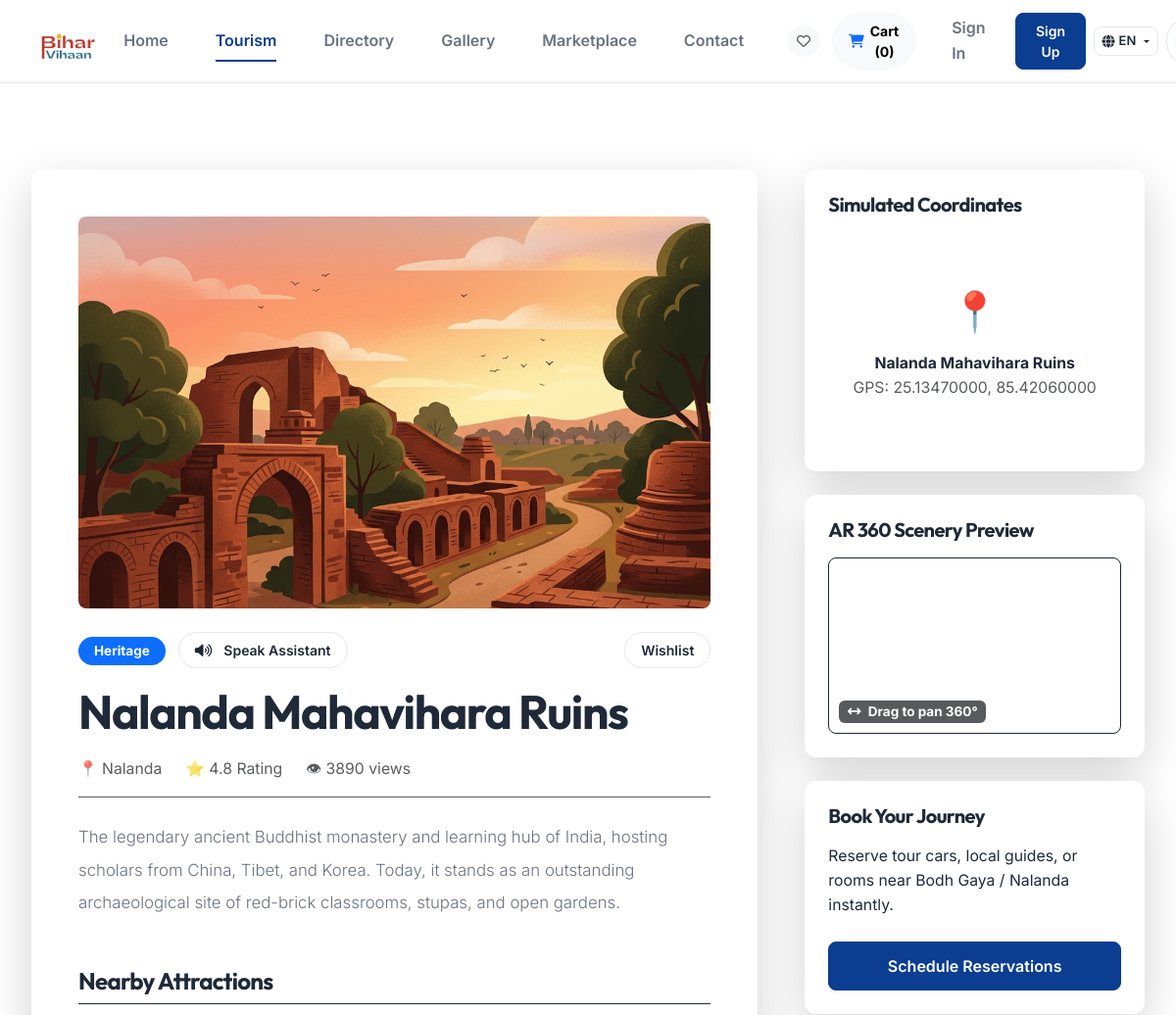
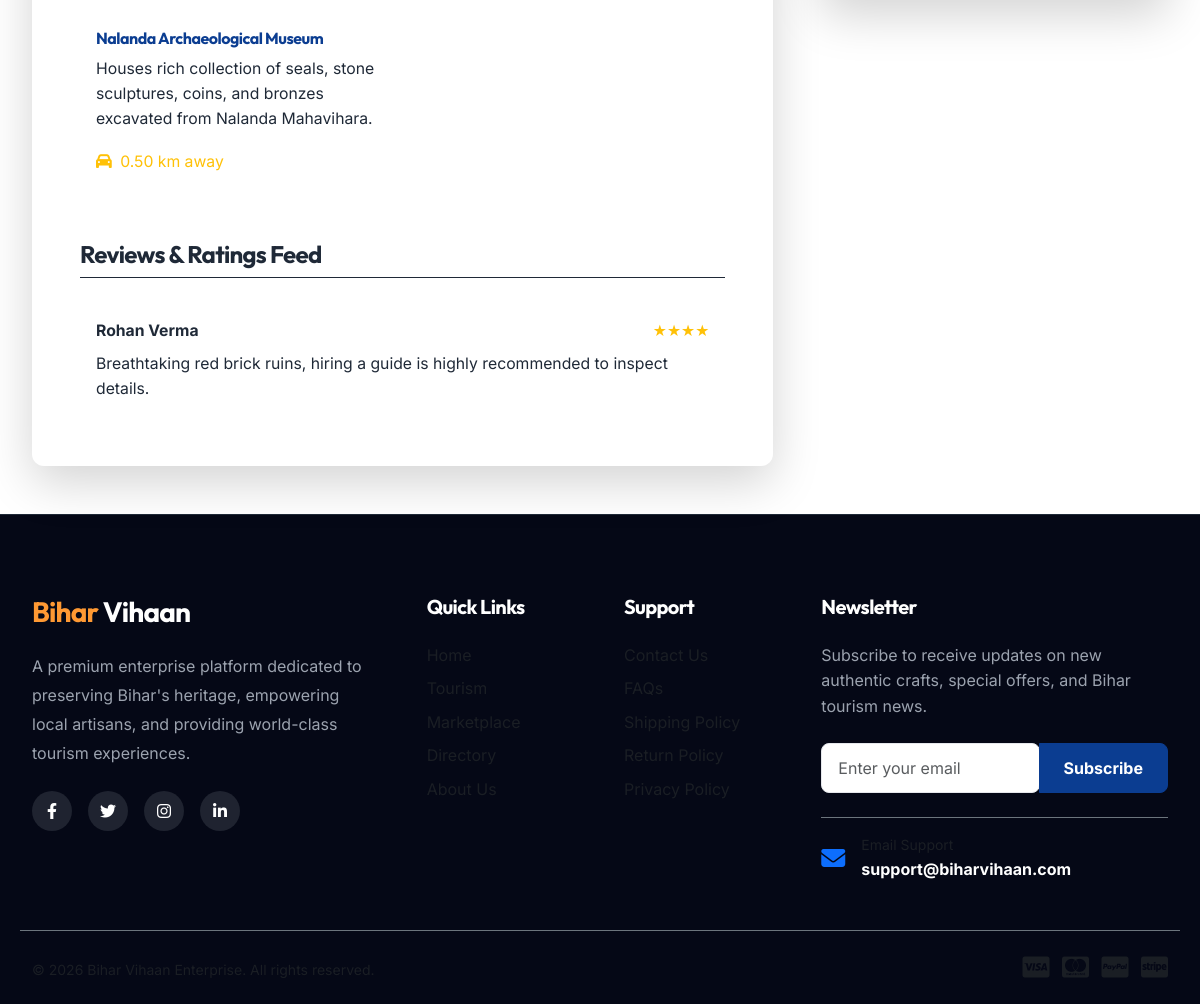
The page /tourism/2 on the database its author committed (2 pictures, top to bottom).
### tables this page shows
CREATE TABLE IF NOT EXISTS `destinations` (
  `id` INT AUTO_INCREMENT PRIMARY KEY,
  `name` VARCHAR(100) NOT NULL,
  `description` TEXT NOT NULL,
  `category` VARCHAR(50) NOT NULL,  
  `location` VARCHAR(100) NOT NULL,
  `latitude` DECIMAL(10,8) NULL,
  `longitude` DECIMAL(11,8) NULL,
  `image_url` VARCHAR(255) NOT NULL,
  `views_count` INT DEFAULT 0,
  `rating` DECIMAL(2,1) DEFAULT 5.0,
  `status` VARCHAR(20) DEFAULT 'active',
  `created_at` TIMESTAMP DEFAULT CURRENT_TIMESTAMP
);

CREATE TABLE IF NOT EXISTS `attractions` (
  `id` INT AUTO_INCREMENT PRIMARY KEY,
  `destination_id` INT NOT NULL,
  `name` VARCHAR(100) NOT NULL,
  `description` TEXT NOT NULL,
  `image_url` VARCHAR(255) NULL,
  `distance_km` DECIMAL(5,2) NULL,
  FOREIGN KEY (`destination_id`) REFERENCES `destinations` (`id`) ON DELETE CASCADE
);

CREATE TABLE IF NOT EXISTS `reviews` (
  `id` INT AUTO_INCREMENT PRIMARY KEY,
  `reference_type` VARCHAR(50) NOT NULL,  
  `reference_id` INT NOT NULL,
  `user_id` INT NOT NULL,
  `rating` TINYINT NOT NULL CHECK (`rating` BETWEEN 1 AND 5),
  `comment` TEXT NOT NULL,
  `created_at` TIMESTAMP DEFAULT CURRENT_TIMESTAMP,
  FOREIGN KEY (`user_id`) REFERENCES `users` (`id`) ON DELETE CASCADE
);

CREATE TABLE IF NOT EXISTS `users` (
  `id` INT AUTO_INCREMENT PRIMARY KEY,
  `name` VARCHAR(100) NOT NULL,
  `email` VARCHAR(100) NOT NULL UNIQUE,
  `password` VARCHAR(255) NOT NULL,
  `phone` VARCHAR(20) NULL,
  `role_id` INT NOT NULL,
  `status` ENUM('active', 'suspended') DEFAULT 'active',
  `two_factor_secret` VARCHAR(100) NULL,
  `two_factor_enabled` TINYINT(1) DEFAULT 0,
  `created_at` TIMESTAMP DEFAULT CURRENT_TIMESTAMP,
  `updated_at` TIMESTAMP DEFAULT CURRENT_TIMESTAMP ON UPDATE CURRENT_TIMESTAMP,
  FOREIGN KEY (`role_id`) REFERENCES `roles` (`id`),
  INDEX (`email`)
);

### app/Views/tourism.php (the view, shortened to what the rows shown need)
<?php
$viewMode = $view_mode ?? 'list';
?>
<?php if ($viewMode === 'detail'): ?>
    <div class="container py-5 mt-5">
        <div class="row g-5">
            <div class="col-lg-8" data-aos="fade-right">
                <div class="card p-4 p-md-5 shadow-lg" style="background-color: var(--bg-card); border: 1px solid var(--border-color); border-radius: var(--radius-md);">
                    <img src="<?= htmlspecialchars($destination['image_url']) ?>" class="w-100 rounded-3 mb-4 object-fit-cover" style="height: 400px;" alt="<?= htmlspecialchars($destination['name']) ?>">
                    <div class="d-flex justify-content-between align-items-center mb-3 flex-wrap gap-2">
                        <div>
                            <span class="badge bg-primary px-3 py-2 rounded-pill small"><?= htmlspecialchars($destination['category']) ?></span>
                            <button onclick="readAloudDestination()" class="btn btn-outline btn-sm px-3 rounded-pill ms-2"><i class="fa-solid fa-volume-high me-1"></i> Speak Assistant</button>
                        </div>
                        <?php if (Auth::check()): ?>
                            <?php if ($is_saved): ?>
                                <a href="<?= BASE_URL ?>/tourism/unsave/<?= $destination['id'] ?>" class="btn btn-outline btn-sm px-3 rounded-pill" style="color: var(--status-danger); border-color: var(--status-danger);"><i class="fa-solid fa-heart me-1"></i> Saved</a>
                            <?php else: ?>
                                <a href="<?= BASE_URL ?>/tourism/save/<?= $destination['id'] ?>" class="btn btn-primary btn-sm px-3 rounded-pill"><i class="fa-regular fa-heart me-1"></i> Wishlist</a>
                            <?php endif; ?>
                        <?php else: ?>
                            <a href="<?= BASE_URL ?>/login" class="btn btn-outline btn-sm px-3 rounded-pill">Wishlist</a>
                        <?php endif; ?>
                    </div>
                    <h1 class="display-5 fw-bold mb-3 font-outfit" style="color: var(--text-main);"><?= htmlspecialchars($destination['name']) ?></h1>
                    <div class="d-flex gap-4 text-muted small mb-4 border-bottom pb-3" style="border-color: var(--border-color) !important;">
                        <span>📍 <?= htmlspecialchars($destination['location']) ?></span>
                        <span>⭐ <?= htmlspecialchars($destination['rating']) ?> Rating</span>
                        <span>👁 <?= htmlspecialchars($destination['views_count']) ?> views</span>
                    </div>
                    <p id="destinationDesc" class="lead lh-lg mb-5 body-text-custom" style="font-size: 1.05rem;">
                         <?= nl2br(htmlspecialchars($destination['description'])) ?>
                    </p>
                    <h3 class="h4 fw-bold mb-4 font-outfit border-bottom pb-2" style="color: var(--text-main); border-color: var(--border-color) !important;">Nearby Attractions</h3>
                    <div class="row g-3 mb-5">
                        <?php if (!empty($attractions)): ?>
                            <?php foreach ($attractions as $att): ?>
                                <div class="col-md-6">
                                    <div class="p-3 rounded-3 h-100" style="background-color: var(--bg-soft); border: 1px solid var(--border-color);">
                                        <h4 class="h6 fw-bold mb-2" style="color: var(--primary);"><?= htmlspecialchars($att['name']) ?></h4>
                                        <p class="small mb-3" style="color: var(--text-secondary);"><?= htmlspecialchars($att['description']) ?></p>
                                        <span class="small text-warning"><i class="fa-solid fa-car me-1"></i> <?= $att['distance_km'] ?> km away</span>
                                    </div>
                                </div>
                            <?php endforeach; ?>
                        <?php else: ?>
                            <div class="col-12"><p class="small text-muted">No nearby landmarks registered.</p></div>
                        <?php endif; ?>
                    </div>
                    <h3 class="h4 fw-bold mb-4 font-outfit border-bottom pb-2" style="color: var(--text-main); border-color: var(--border-color) !important;">Reviews &amp; Ratings Feed</h3>
                    <div class="d-flex flex-column gap-3" id="reviews-feed">
                        <?php
                        $db = \App\Core\Database::getInstance();
                        $reviews = $db->query("SELECT r.*, u.name as user_name FROM reviews r JOIN users u ON r.user_id = u.id WHERE r.reference_type = 'destination' AND r.reference_id = ? ORDER BY r.id DESC", [$destination['id']]);
                        if (!empty($reviews)):
                            foreach ($reviews as $rev):
                        ?>
                            <div class="p-3 rounded-3" style="background-color: var(--bg-soft); border: 1px solid var(--border-color);">
                                <div class="d-flex justify-content-between mb-2">
                                    <span class="fw-bold small" style="color: var(--text-main);"><?= htmlspecialchars($rev['user_name']) ?></span>
                                    <span class="text-warning small"><?= str_repeat('★', $rev['rating']) ?></span>
                                </div>
                                <p class="small mb-0" style="color: var(--text-secondary);"><?= htmlspecialchars($rev['comment']) ?></p>
                            </div>
                        <?php endforeach; else: ?>
                            <p class="small text-muted" id="no-reviews-txt">No reviews submitted yet. Be the first!</p>
                        <?php endif; ?>
                    </div>
                </div>
            </div>
            <div class="col-lg-4" data-aos="fade-left">
                <div class="card p-4 shadow-lg mb-4" style="background-color: var(--bg-card); border: 1px solid var(--border-color); border-radius: var(--radius-md);">
                    <h3 class="h5 fw-bold mb-3 font-outfit" style="color: var(--text-main);">Simulated Coordinates</h3>
                    <div class="rounded-3 d-flex flex-column align-items-center justify-content-center text-center p-4" style="height: 220px; background-color: var(--bg-soft); border: 1px solid var(--border-color); background-image: radial-gradient(circle, var(--border-color) 8%, transparent 9%); background-size:15px 15px;">
                        <span class="fs-1 text-primary">📍</span>
                        <div class="fw-bold mt-2 small" style="color: var(--text-main);"><?= htmlspecialchars($destination['name']) ?></div>
                        <div class="small text-muted">GPS: <?= $destination['latitude'] ?>, <?= $destination['longitude'] ?></div>
                    </div>
                </div>
                <div class="card p-4 shadow-lg mb-4" style="background-color: var(--bg-card); border: 1px solid var(--border-color); border-radius: var(--radius-md);">
                    <h3 class="h5 fw-bold mb-3 font-outfit" style="color: var(--text-main);">AR 360 Scenery Preview</h3>
                    <div class="position-relative overflow-hidden rounded-3 border" style="height: 180px; border-color: var(--border-color) !important;">
                        <div id="panoramic-preview" style="width: 1200px; height: 100%; background-image: url('<?= htmlspecialchars($destination['image_url']) ?>'); background-size: cover; background-position: center; transition: background-position 0.1s; cursor: grab;"></div>
                        <span class="position-absolute bottom-3 left-3 badge bg-dark bg-opacity-75 fs-8" style="left: 10px; bottom: 10px;"><i class="fa-solid fa-arrows-left-right me-1"></i> Drag to pan 360°</span>
                    </div>
                </div>
                <div class="card p-4 shadow-lg" style="background-color: var(--bg-card); border: 1px solid var(--border-color); border-radius: var(--radius-md);">
                    <h3 class="h5 fw-bold mb-3 font-outfit" style="color: var(--text-main);">Book Your Journey</h3>
                    <p class="small mb-4" style="color: var(--text-secondary);">Reserve tour cars, local guides, or rooms near Bodh Gaya / Nalanda instantly.</p>
                    <a href="<?= BASE_URL ?>/bookings" class="btn btn-primary w-100">Schedule Reservations</a>
                </div>
            </div>
        </div>
    </div>
<?php endif; ?>

### app/Core/Router.php (shortened to what the rows shown need)
<?php
class Router {
    protected $routes = [];
    public function add($method, $route, $controller, $action = null) {
        $route = preg_replace('/\{([a-zA-Z0-9_]+)\}/', '(?P<$1>[^/]+)', $route);
        $route = '#^' . $route . '$#';
        $this->routes[] = [
            'method' => strtoupper($method),
            'route' => $route,
            'controller' => $controller,
            'action' => $action
        ];
    }
    public function dispatch($url, $requestMethod) {
        $url = parse_url($url, PHP_URL_PATH);
        $scriptName = str_replace('\\', '/', dirname($_SERVER['SCRIPT_NAME']));
        if ($scriptName !== '/') {
            $url = preg_replace('#^' . preg_quote($scriptName, '#') . '#', '', $url);
        }
        foreach ($this->routes as $routeInfo) {
            if ($routeInfo['method'] === $requestMethod && preg_match($routeInfo['route'], $url, $matches)) {
                $params = [];
                foreach ($matches as $key => $value) {
                    if (is_string($key)) {
                        $params[$key] = $value;
                    }
                }
                $controllerClass = "App\\Controllers\\" . $routeInfo['controller'];
                $action = $routeInfo['action'];
                if (class_exists($controllerClass)) {
                    $controller = new $controllerClass();
                    if (method_exists($controller, $action)) {
                        call_user_func_array([$controller, $action], [$params]);
                        return;
                    } else {
                        $this->abort("Action '$action' not found in controller '$controllerClass'", 500);
                        return;
                    }
                } else {
                    $this->abort("Controller class '$controllerClass' not found", 500);
                    return;
                }
            }
        }
    }
}

### rows shown on the page
destinations: category "Heritage", name "Nalanda Mahavihara Ruins", location "Nalanda", rating "4.8", views_count "3890", description "The legendary ancient Buddhist monastery and learning hub of India, hosting scholars from China, Tibet, and Korea. Today, it stands as an outstanding archaeological site of red-brick classrooms, stupas, and open gardens.", latitude "25.13470000", longitude "85.42060000"
attractions: name "Nalanda Archaeological Museum", description "Houses rich collection of seals, stone sculptures, coins, and bronzes excavated from Nalanda Mahavihara.", distance_km "0.50"
reviews: user.name "Rohan Verma", rating "★★★★", comment "Breathtaking red brick ruins, hiring a guide is highly recommended to inspect details."

### other values the page prints
$menuItem['label'] "Home"
$menuItem['label'] "Tourism"
$menuItem['label'] "Directory"
$menuItem['label'] "Gallery"
$menuItem['label'] "Marketplace"
$menuItem['label'] "Contact"
